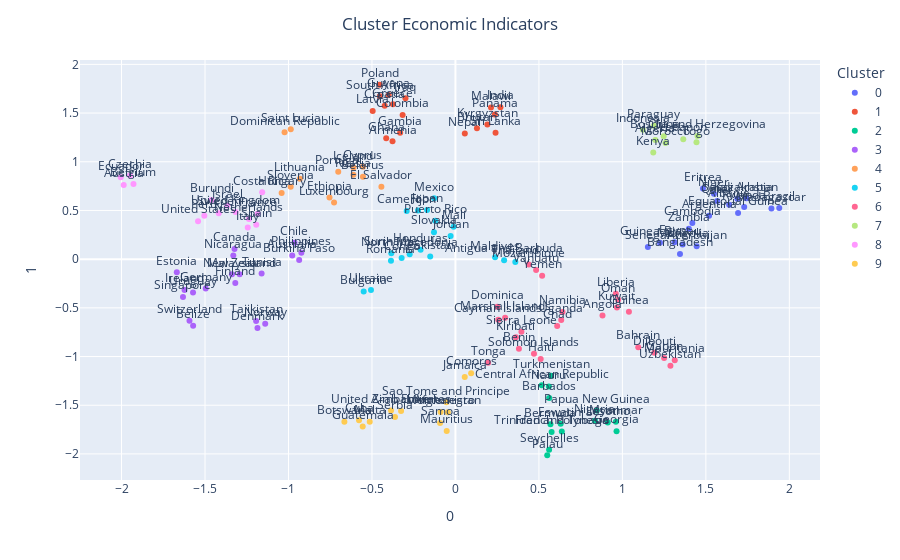

Source (notebook cell):
### Markdown cell above
# Economic indicators

Perform the same code as before but for different indicators.

TSNE() and AffinityPropagation() parameters have been optimized again for this case.

### Code cell
#Reload the oringinal dataframe, now only with economic indicators
df_normalized = corr_df.copy()
df_normalized.drop(df_normalized.columns.difference(economic_ind), 1, inplace=True)
df_normalized = df_normalized.dropna(how='all')
df_normalized = df_normalized.fillna(value = 0)

#Apply t-SNE
tsne = TSNE(n_components = 2, perplexity = 5, n_iter = 20000, learning_rate = 100.0, init = 'pca')
tsne_result = tsne.fit_transform(df_normalized)
new_df_tsne = pd.DataFrame(np.hstack((np.array(df_normalized.index).reshape(-1, 1), tsne_result)), columns = ['Country', '1st_component', '2nd_component'])
new_df_tsne.set_index('Country', inplace = True)

#Apply Clustering
X_affinity_economic = pd.DataFrame(StandardScaler().fit_transform(new_df_tsne))
X_affinity_economic.index = new_df_tsne.index
'''Apply AffinityPropagation'''
optics = AffinityPropagation(damping=0.9).fit(X_affinity_economic)
labels_affinity = optics.labels_

#Display plot
X_affinity_economic['Cluster'] = labels_affinity
X_affinity_economic['Cluster'] = X_affinity_economic['Cluster'].astype(str)
fig = px.scatter(X_affinity_economic, x= X_affinity_economic.columns[0], y=X_affinity_economic.columns[1], text= X_affinity_economic.index, size_max=100, color='Cluster', category_orders={"Cluster": sort(list(set(X_affinity_economic.loc[:, 'Cluster'])))})
fig.update_layout(title_text='Cluster Economic Indicators', title_x=0.5)
fig.update_traces(textposition='top center')
fig.show()

### Figure 1 — Plotly figure (JSON) as saved in the notebook; plotly's stock layout.template omitted (floating-point values rounded to 4 significant figures)
{"data": [{"hovertemplate": "Cluster=0<br>0=%{x}<br>1=%{y}<br>Country=%{text}<extra></extra>", "legendgroup": "0", "marker": {"color": "#636efa", "symbol": "circle"}, "mode": "markers+text", "name": "0", "orientation": "v", "showlegend": true, "text": ["Argentina", "Azerbaijan", "Madagascar", "Kazakhstan", "Equatorial Guinea", "Brazil", "Niger", "Rwanda", "Cambodia", "Egypt", "Saudi Arabia", "Mongolia", "Guinea-Bissau", "Senegal", "Albania", "Bangladesh", "Eritrea", "Zambia", "Qatar"], "textposition": "top center", "type": "scatter", "x": [1.519, 1.445, 1.893, 1.743, 1.693, 1.94, 1.548, 1.73, 1.419, 1.312, 1.689, 1.361, 1.225, 1.153, 1.64, 1.345, 1.483, 1.398, 1.568], "xaxis": "x", "y": [0.4458, 0.1318, 0.5202, 0.6244, 0.473, 0.5258, 0.6718, 0.5361, 0.3709, 0.1743, 0.6199, 0.1498, 0.1676, 0.1258, 0.5574, 0.05285, 0.7258, 0.3134, 0.5961], "yaxis": "y"}, {"hovertemplate": "Cluster=1<br>0=%{x}<br>1=%{y}<br>Country=%{text}<extra></extra>", "legendgroup": "1", "marker": {"color": "#EF553B", "symbol": "circle"}, "mode": "markers+text", "name": "1", "orientation": "v", "showlegend": true, "text": ["South Africa", "Bhutan", "Colombia", "Gambia", "Croatia", "Sri Lanka", "Ghana", "Iraq", "Latvia", "Panama", "India", "Kyrgyzstan", "Armenia", "Malawi", "Nepal", "Greece", "Guyana", "Poland"], "textposition": "top center", "type": "scatter", "x": [-0.4527, 0.1289, -0.3163, -0.3311, -0.4237, 0.2403, -0.4146, -0.2992, -0.4957, 0.2362, 0.2696, 0.1912, -0.3768, 0.213, 0.05629, -0.3746, -0.3998, -0.4546], "xaxis": "x", "y": [1.671, 1.343, 1.479, 1.298, 1.575, 1.299, 1.241, 1.652, 1.521, 1.486, 1.561, 1.384, 1.209, 1.557, 1.29, 1.59, 1.686, 1.791], "yaxis": "y"}, {"hovertemplate": "Cluster=2<br>0=%{x}<br>1=%{y}<br>Country=%{text}<extra></extra>", "legendgroup": "2", "marker": {"color": "#00cc96", "symbol": "circle"}, "mode": "markers+text", "name": "2", "orientation": "v", "showlegend": true, "text": ["Barbados", "Central African Republic", "Lesotho", "Papua New Guinea", "Eswatini", "Bermuda", "Turkmenistan", "Seychelles", "French Polynesia", "Myanmar", "Georgia", "Nigeria", "Trinidad and Tobago", "Palau", "Nauru"], "textposition": "top center", "type": "scatter", "x": [0.5618, 0.5171, 0.9123, 0.8464, 0.6303, 0.5692, 0.5726, 0.5611, 0.6371, 0.9612, 0.965, 0.8358, 0.5761, 0.5499, 0.5598], "xaxis": "x", "y": [-1.425, -1.295, -1.677, -1.554, -1.691, -1.695, -1.198, -1.956, -1.769, -1.669, -1.767, -1.66, -1.774, -2.014, -1.308], "yaxis": "y"}, {"hovertemplate": "Cluster=3<br>0=%{x}<br>1=%{y}<br>Country=%{text}<extra></extra>", "legendgroup": "3", "marker": {"color": "#ab63fa", "symbol": "circle"}, "mode": "markers+text", "name": "3", "orientation": "v", "showlegend": true, "text": ["Burkina Faso", "New Zealand", "Canada", "Finland", "Germany", "Ireland", "Estonia", "Australia", "Singapore", "Tunisia", "Uruguay", "Tajikistan", "Norway", "Switzerland", "Philippines", "Chile", "Nicaragua", "Belize", "Denmark", "Malaysia"], "textposition": "top center", "type": "scatter", "x": [-0.936, -1.293, -1.323, -1.319, -1.496, -1.622, -1.669, -0.9775, -1.632, -1.161, -1.572, -1.194, -1.139, -1.593, -0.9228, -0.964, -1.33, -1.571, -1.186, -1.339], "xaxis": "x", "y": [-0.008604, -0.1562, 0.1054, -0.2442, -0.3011, -0.3159, -0.1357, 0.03641, -0.3884, -0.1466, -0.3433, -0.6339, -0.6628, -0.6319, 0.06634, 0.1673, 0.03753, -0.6847, -0.706, -0.1553], "yaxis": "y"}, {"hovertemplate": "Cluster=4<br>0=%{x}<br>1=%{y}<br>Country=%{text}<extra></extra>", "legendgroup": "4", "marker": {"color": "#FFA15A", "symbol": "circle"}, "mode": "markers+text", "name": "4", "orientation": "v", "showlegend": true, "text": ["Iceland", "Belarus", "Dominican Republic", "Slovenia", "Saint Lucia", "El Salvador", "Russia", "Portugal", "Luxembourg", "Hungary", "Cyprus", "Ethiopia", "Lithuania"], "textposition": "top center", "type": "scatter", "x": [-0.6106, -0.5539, -1.023, -0.9869, -0.9863, -0.4435, -0.6112, -0.702, -0.7269, -1.041, -0.5541, -0.7543, -0.9317], "xaxis": "x", "y": [0.9415, 0.846, 1.303, 0.7426, 1.333, 0.7425, 0.8664, 0.8981, 0.5812, 0.6784, 0.9489, 0.632, 0.8254], "yaxis": "y"}, {"hovertemplate": "Cluster=5<br>0=%{x}<br>1=%{y}<br>Country=%{text}<extra></extra>", "legendgroup": "5", "marker": {"color": "#19d3f3", "symbol": "circle"}, "mode": "markers+text", "name": "5", "orientation": "v", "showlegend": true, "text": ["Slovakia", "Pakistan", "Puerto Rico", "Japan", "Jordan", "Bulgaria", "Honduras", "Fiji", "Suriname", "Thailand", "Congo", "Mexico", "Antigua and Barbuda", "Mali", "Ukraine", "Cameroon", "Romania", "North Macedonia", "Maldives"], "textposition": "top center", "type": "scatter", "x": [-0.1285, -0.1511, -0.1208, -0.1697, -0.02896, -0.5495, -0.2087, -0.2243, -0.3842, 0.3588, -0.3221, -0.1274, 0.2916, -0.01094, -0.5058, -0.2919, -0.3861, -0.2741, 0.2374], "xaxis": "x", "y": [0.2766, 0.0269, 0.3932, 0.5059, 0.2372, -0.3328, 0.09696, 0.5007, 0.06187, -0.02919, 0.01076, 0.6252, -0.01, 0.3329, -0.317, 0.4938, -0.01555, 0.05153, 0.01916], "yaxis": "y"}, {"hovertemplate": "Cluster=6<br>0=%{x}<br>1=%{y}<br>Country=%{text}<extra></extra>", "legendgroup": "6", "marker": {"color": "#FF6692", "symbol": "circle"}, "mode": "markers+text", "name": "6", "orientation": "v", "showlegend": true, "text": ["Sierra Leone", "Oman", "Djibouti", "Dominica", "Chad", "Yemen", "Kuwait", "Liberia", "Benin", "Guinea", "Vanuatu", "Uganda", "Solomon Islands", "Bahrain", "Mauritania", "Namibia", "Haiti", "Angola", "Kiribati", "Gabon", "Marshall Islands", "Uzbekistan", "Tonga", "Mozambique", "Cayman Islands"], "textposition": "top center", "type": "scatter", "x": [0.3953, 0.9748, 1.191, 0.2514, 0.6094, 0.5194, 0.9674, 0.9605, 0.3803, 1.039, 0.4832, 0.6336, 0.4705, 1.095, 1.314, 0.6415, 0.5107, 0.881, 0.3622, 1.25, 0.2976, 1.288, 0.1958, 0.4392, 0.2568], "xaxis": "x", "y": [-0.7464, -0.4173, -0.9615, -0.4875, -0.6855, -0.1712, -0.4961, -0.3563, -0.9212, -0.5413, -0.1106, -0.6246, -0.9716, -0.9036, -1.038, -0.5423, -1.024, -0.5783, -0.8019, -1.016, -0.6015, -1.096, -1.064, -0.05609, -0.6226], "yaxis": "y"}, {"hovertemplate": "Cluster=7<br>0=%{x}<br>1=%{y}<br>Country=%{text}<extra></extra>", "legendgroup": "7", "marker": {"color": "#B6E880", "symbol": "circle"}, "mode": "markers+text", "name": "7", "orientation": "v", "showlegend": true, "text": ["Lebanon", "Indonesia", "Morocco", "Algeria", "Bosnia and Herzegovina", "China", "Paraguay", "Togo", "Kenya"], "textposition": "top center", "type": "scatter", "x": [1.365, 1.123, 1.258, 1.198, 1.45, 1.247, 1.188, 1.444, 1.185], "xaxis": "x", "y": [1.231, 1.33, 1.192, 1.222, 1.264, 1.263, 1.371, 1.2, 1.096], "yaxis": "y"}, {"hovertemplate": "Cluster=8<br>0=%{x}<br>1=%{y}<br>Country=%{text}<extra></extra>", "legendgroup": "8", "marker": {"color": "#FF97FF", "symbol": "circle"}, "mode": "markers+text", "name": "8", "orientation": "v", "showlegend": true, "text": ["United Kingdom", "Spain", "Sweden", "United States", "France", "Austria", "Czechia", "Peru", "Costa Rica", "Ecuador", "Israel", "Burundi", "Italy", "Belgium", "Netherlands"], "textposition": "top center", "type": "scatter", "x": [-1.317, -1.193, -1.418, -1.542, -1.184, -1.987, -1.949, -1.504, -1.157, -2.005, -1.367, -1.461, -1.244, -1.928, -1.237], "xaxis": "x", "y": [0.4836, 0.3543, 0.4716, 0.3895, 0.4666, 0.7607, 0.8579, 0.4444, 0.6864, 0.8399, 0.5505, 0.6073, 0.326, 0.7709, 0.4127], "yaxis": "y"}, {"hovertemplate": "Cluster=9<br>0=%{x}<br>1=%{y}<br>Country=%{text}<extra></extra>", "legendgroup": "9", "marker": {"color": "#FECB52", "symbol": "circle"}, "mode": "markers+text", "name": "9", "orientation": "v", "showlegend": true, "text": ["Comoros", "Samoa", "Guatemala", "Jamaica", "United Arab Emirates", "Montenegro", "Serbia", "Botswana", "Afghanistan", "Malta", "Cuba", "Sao Tome and Principe", "Zimbabwe", "Mauritius"], "textposition": "top center", "type": "scatter", "x": [0.09408, -0.09201, -0.5554, 0.05577, -0.3857, -0.08871, -0.3619, -0.6651, -0.04559, -0.5133, -0.5776, -0.05379, -0.3255, -0.05226], "xaxis": "x", "y": [-1.17, -1.684, -1.718, -1.211, -1.555, -1.569, -1.62, -1.67, -1.571, -1.671, -1.654, -1.47, -1.558, -1.764], "yaxis": "y"}], "layout": {"legend": {"title": {"text": "Cluster"}, "tracegroupgap": 0}, "margin": {"t": 60}, "title": {"text": "Cluster Economic Indicators", "x": 0.5}, "xaxis": {"anchor": "y", "domain": [0, 1], "title": {"text": "0"}}, "yaxis": {"anchor": "x", "domain": [0, 1], "title": {"text": "1"}}}}
